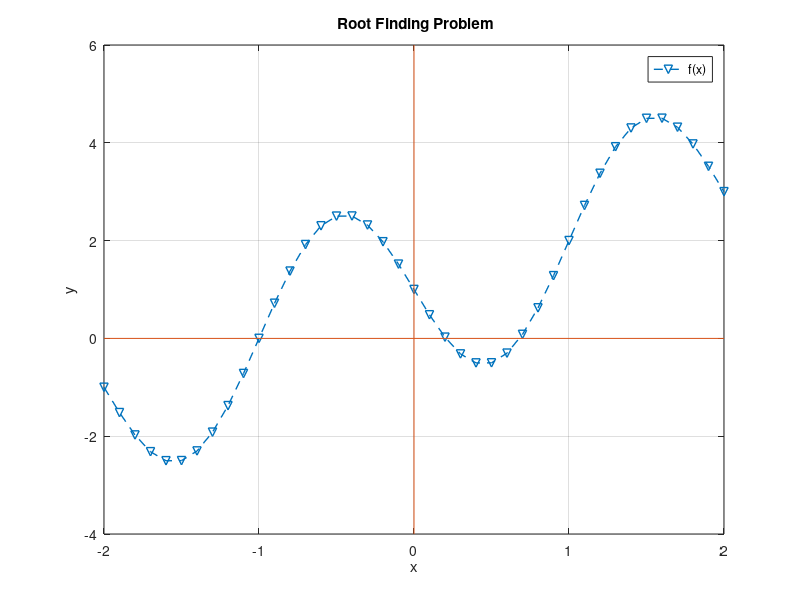

The MATLAB script that drew this image: (Note: this script raises an error after producing the figure.)
%part a
f = @(x) (x + 1 - 2 * sin(pi * x));
fx = [-2:.1:2];
y = f(fx);



plot(fx,y,'--v','LineWidth', 1);
xL = xlim;
yL = ylim;
line([0 0], yL);  %x-axis
line(xL, [0 0]);  %y-axis
title(' Root Finding Problem');
legend('f(x)');
xlabel('x');
ylabel('y');
%part b
grid on;
%ylim([-0.5 0.5]) %to check the roots closer
xlim([-2 2])

%part b
tol = 1 * 10^(-4);
N = 100;
a = -1.25;
b = -0.75;
bisection_method(f,a,b,tol,N);
%part c
x0 = -1.25;
x1 = -0.75;
fixed_point_iteration(f,x0,x1,tol,N);